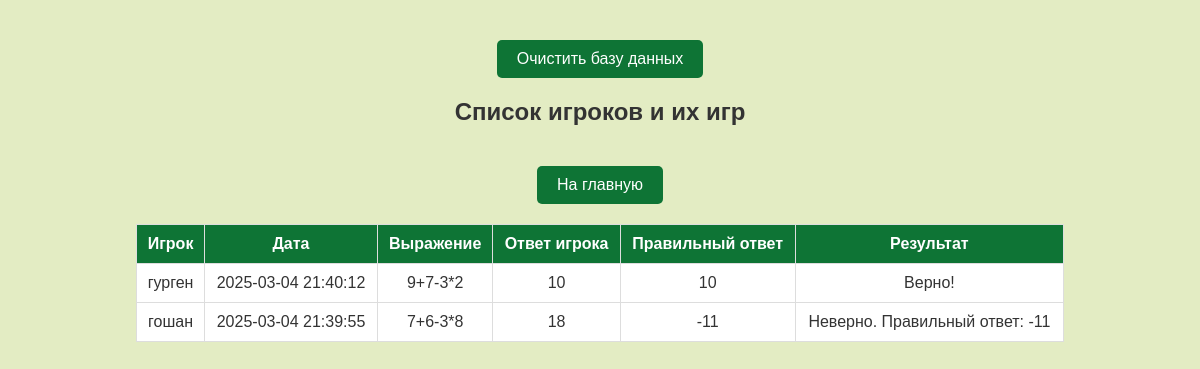
Page /players.php on the committed database.
### tables this page shows
CREATE TABLE players (
    id INTEGER PRIMARY KEY AUTOINCREMENT,
    name TEXT NOT NULL
);

### src/Database.php (called while the page is built, shortened)
<?php
function getDBConnection()
{
    $dbPath = __DIR__ . '/../db/database.sqlite';
    $pdo = new PDO("sqlite:$dbPath");
    $pdo->exec("
        CREATE TABLE IF NOT EXISTS players (
            id INTEGER PRIMARY KEY AUTOINCREMENT,
            name TEXT NOT NULL
        );
    ");
    $pdo->exec("
        CREATE TABLE IF NOT EXISTS calc_games (
            id INTEGER PRIMARY KEY AUTOINCREMENT,
            player_id INTEGER NOT NULL,
            expression TEXT NOT NULL,
            correct_answer INTEGER NOT NULL,
            player_answer INTEGER NOT NULL,
            result TEXT NOT NULL,
            played_at TIMESTAMP DEFAULT CURRENT_TIMESTAMP,
            FOREIGN KEY (player_id) REFERENCES players(id)
        );
    ");
    return $pdo;
}
function getCalcPlayersWithGames()
{
    $pdo = getDBConnection();
    $stmt = $pdo->query(
        "
        SELECT players.name,
               DATETIME(calc_games.played_at, '+3 hours') AS played_at,
               calc_games.expression, calc_games.correct_answer, calc_games.player_answer, calc_games.result
        FROM calc_games
        JOIN players ON calc_games.player_id = players.id
        ORDER BY calc_games.played_at DESC
    "
    );
    return $stmt->fetchAll(PDO::FETCH_ASSOC);
}

### public/players.php (the view, shortened to what this page needs)
<?php
$players = Database\getCalcPlayersWithGames();
?>
<!DOCTYPE html>
<html lang="ru">
<head>
    <link rel="stylesheet" type="text/css" href="styles.php">
</head>
<a href="clear.php" onclick="return confirm('Вы уверены, что хотите очистить базу данных?');">Очистить базу данных</a>
<body>
    <h2>Список игроков и их игр</h2>
    <a href="index.php">На главную</a>
    <table border="1" cellpadding="5">
        <tr>
            <th>Игрок</th>
            <th>Дата</th>
            <th>Выражение</th>
            <th>Ответ игрока</th>
            <th>Правильный ответ</th>
            <th>Результат</th>
        </tr>
        <?php foreach ($players as $player): ?>
            <tr>
                <td><?php echo htmlspecialchars($player['name']) ?></td>
                <td><?php echo $player['played_at'] ?></td>
                <td><?php echo $player['expression'] ?></td>
                <td><?php echo $player['player_answer'] ?></td>
                <td><?php echo $player['correct_answer'] ?></td>
                <td><?php echo $player['result'] ?></td>
            </tr>
        <?php endforeach; ?>
    </table>
</body>
</html>

### rows in the picture
players: name "гурген", played_at "2025-03-04 21:40:12", expression "9+7-3*2", player_answer "10", correct_answer "10", result "Верно!"
players: name "гошан", played_at "2025-03-04 21:39:55", expression "7+6-3*8", player_answer "18", correct_answer "-11", result "Неверно. Правильный ответ: -11"
